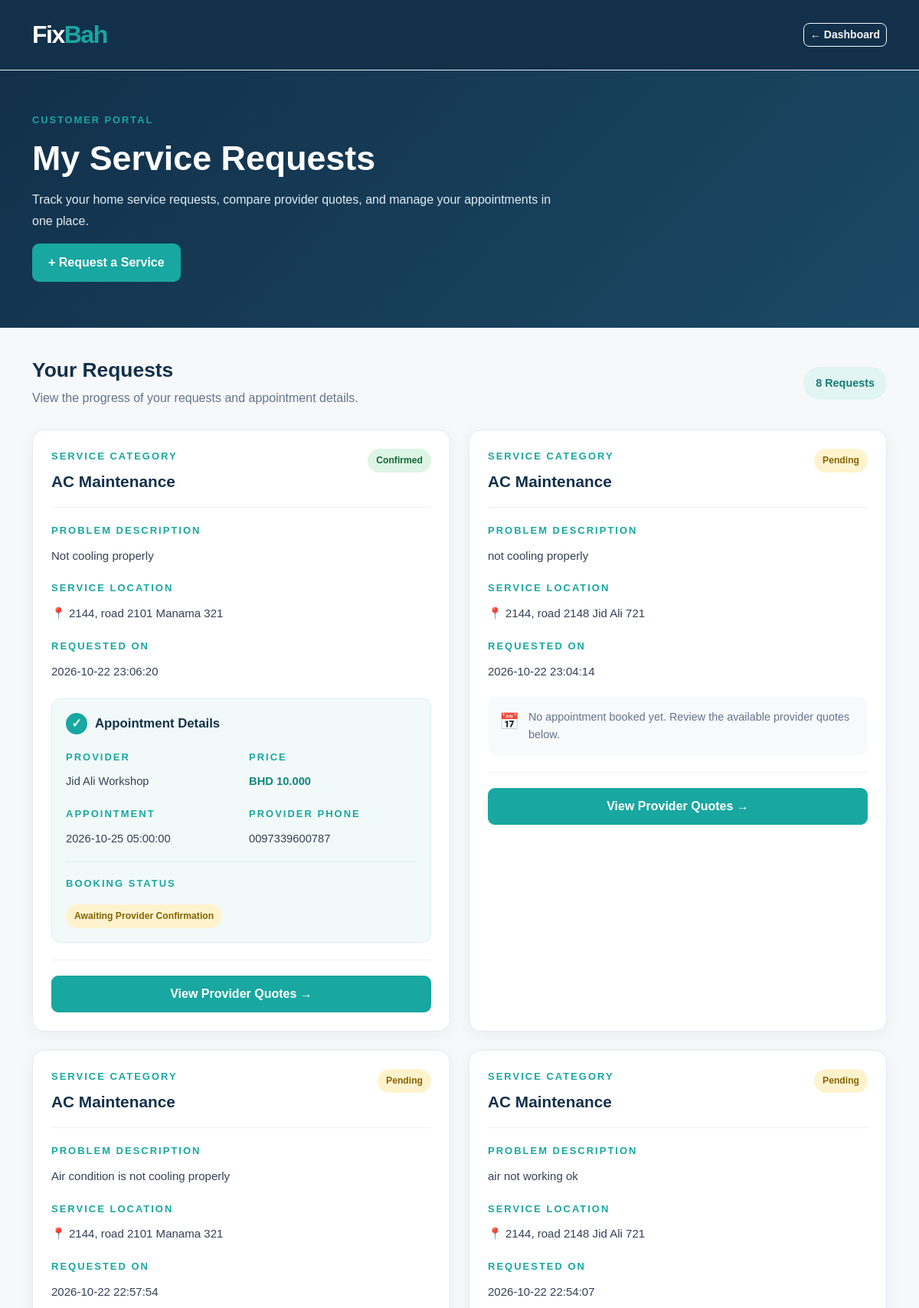
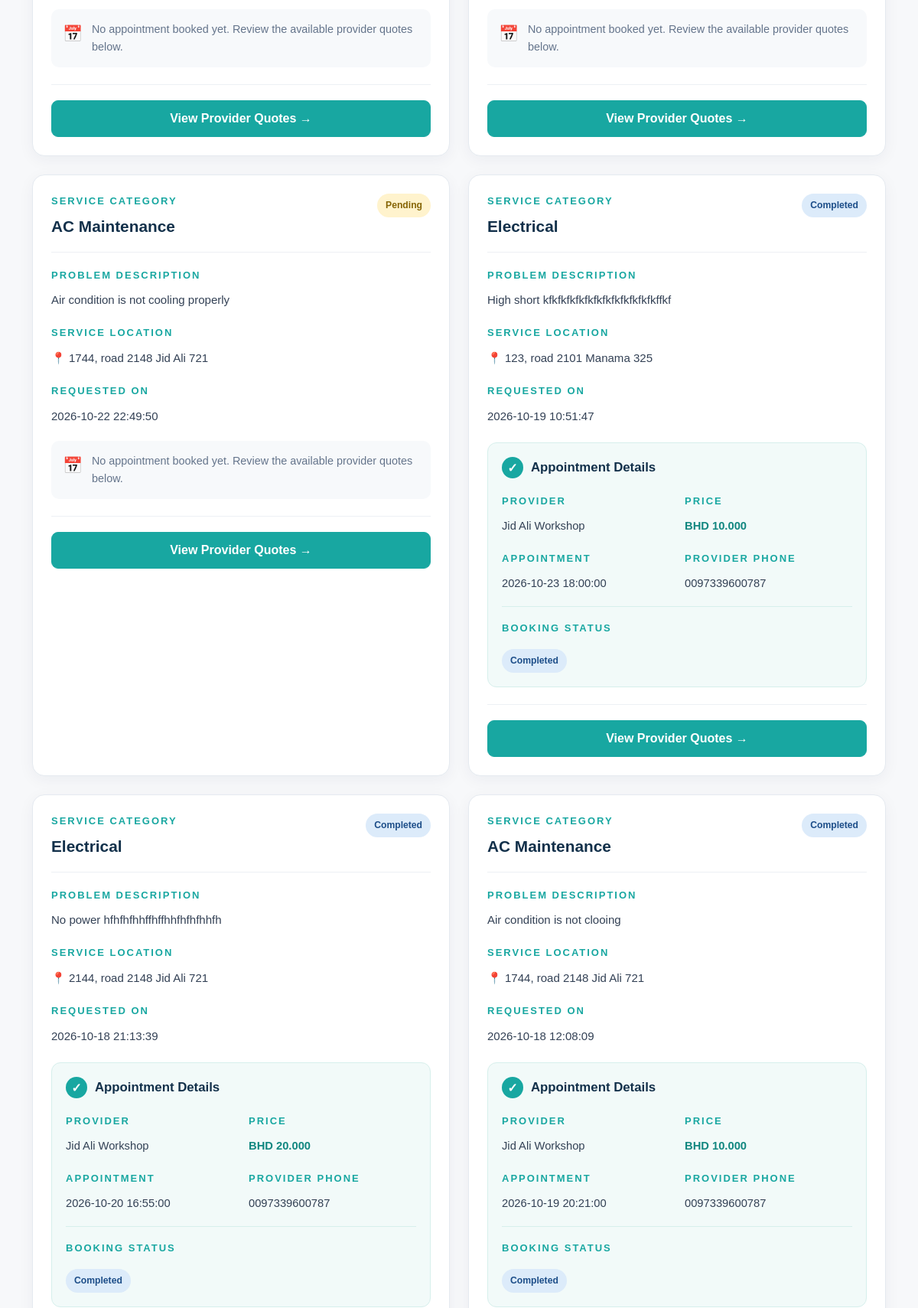
/my-requests (signed in, upper part), run on the app's committed database (2 pictures, top to bottom).
### tables this page shows
CREATE TABLE bookings (
    id INTEGER PRIMARY KEY AUTOINCREMENT,
    quote_id INTEGER NOT NULL UNIQUE,
    appointment_date DATETIME NOT NULL,
    status TEXT NOT NULL DEFAULT 'pending',
    FOREIGN KEY (quote_id) REFERENCES quotes(id)
);

CREATE TABLE categories (
    id INTEGER PRIMARY KEY AUTOINCREMENT,
    name TEXT UNIQUE NOT NULL,
    description TEXT
);

CREATE TABLE service_requests (
    id INTEGER PRIMARY KEY AUTOINCREMENT,
    customer_id INTEGER NOT NULL,
    category_id INTEGER NOT NULL,
    description TEXT NOT NULL,
    location TEXT NOT NULL,
    status TEXT NOT NULL DEFAULT 'open',
    created_at DATETIME DEFAULT CURRENT_TIMESTAMP,
    FOREIGN KEY (customer_id) REFERENCES users(id),
    FOREIGN KEY (category_id) REFERENCES categories(id)
);

CREATE TABLE providers (
    id INTEGER PRIMARY KEY AUTOINCREMENT,
    user_id INTEGER NOT NULL UNIQUE,
    business_name TEXT NOT NULL,
    phone TEXT NOT NULL,
    description TEXT,
    verified INTEGER NOT NULL DEFAULT 0,
    FOREIGN KEY (user_id) REFERENCES users(id)
);

CREATE TABLE quotes (
    id INTEGER PRIMARY KEY AUTOINCREMENT,
    request_id INTEGER NOT NULL,
    provider_id INTEGER NOT NULL,
    price REAL NOT NULL CHECK (price >= 0),
    description TEXT,
    status TEXT NOT NULL DEFAULT 'pending',
    created_at DATETIME DEFAULT CURRENT_TIMESTAMP,
    FOREIGN KEY (request_id) REFERENCES service_requests(id),
    FOREIGN KEY (provider_id) REFERENCES providers(id),
    UNIQUE (request_id, provider_id)
);

### app.py (the view)
@app.route("/my-requests")
def my_requests():
    if "user_id" not in session:
        return redirect(url_for("login"))
    db = get_db_connection()
    requests_list = db.execute("""
        SELECT
            service_requests.id,
            categories.name AS category_name,
            service_requests.description,
            service_requests.location,
            service_requests.status,
            service_requests.created_at,

            bookings.appointment_date,
            bookings.status AS booking_status,

            quotes.price,

            providers.business_name,
            providers.phone

        FROM service_requests

        JOIN categories
            ON service_requests.category_id = categories.id

        LEFT JOIN quotes
            ON quotes.request_id = service_requests.id
            AND quotes.status = 'accepted'

        LEFT JOIN bookings
            ON bookings.quote_id = quotes.id

        LEFT JOIN providers
            ON quotes.provider_id = providers.id

        WHERE service_requests.customer_id = ?

        ORDER BY service_requests.id DESC

    """, (session["user_id"],)).fetchall()
    db.close()
    return render_template(
        "my_requests.html",
        requests_list=requests_list
    )

### database.py (called while the page is built)
def get_db_connection():
    db = sqlite3.connect(DATABASE)
    db.row_factory = sqlite3.Row
    db.execute("PRAGMA foreign_keys = ON")
    return db

### templates/my_requests.html (shortened to what this page needs)
<!DOCTYPE html>
<html lang="en">
<head>
    <link
        href="https://cdn.jsdelivr.net/npm/bootstrap@5.3.3/dist/css/bootstrap.min.css"
        rel="stylesheet"
    >
    <link
        rel="stylesheet"
        href="{{ url_for('static', filename='css/style.css') }}"
    >
</head>
<body class="my-requests-page">
    <nav class="navbar navbar-dark dashboard-navbar">
        <div class="container">
            <a class="navbar-brand fw-bold" href="/">
                Fix<span class="brand-highlight">Bah</span>
            </a>
            <a href="{{ url_for('dashboard') }}"
               class="btn btn-outline-light btn-sm">
                ← Dashboard
            </a>
        </div>
    </nav>
    <section class="my-requests-header">
        <div class="container">
            <p class="dashboard-label">CUSTOMER PORTAL</p>
            <h1>My Service Requests</h1>
            <p>
                Track your home service requests, compare provider quotes,
                and manage your appointments in one place.
            </p>
            <a href="{{ url_for('request_service') }}"
               class="btn btn-primary-brand mt-3">
                + Request a Service
            </a>
        </div>
    </section>
    <main class="container my-requests-content">
        <div class="my-requests-section-heading">
            <div>
                <h2>Your Requests</h2>
                <p>
                    View the progress of your requests and appointment details.
                </p>
            </div>
            <span class="requests-count">
                {{ requests_list|length }}
                {% if requests_list|length == 1 %}
                    Request
                {% else %}
                    Requests
                {% endif %}
            </span>
        </div>
        {% if requests_list %}
            <div class="row g-4">
                {% for item in requests_list %}
                    <div class="col-12 col-lg-6">
                        <article class="customer-request-card">
                            <div class="customer-request-header">
                                <div>
                                    <span class="request-label">
                                        SERVICE CATEGORY
                                    </span>
                                    <h3>{{ item.category_name }}</h3>
                                </div>
                                <div>
                                    {% if item.status == 'pending' %}
                                        <span class="request-status request-pending">
                                            Pending
                                        </span>
                                    {% elif item.status == 'confirmed' %}
                                        <span class="request-status request-confirmed">
                                            Confirmed
                                        </span>
                                    {% elif item.status == 'completed' %}
                                        <span class="request-status request-completed">
                                            Completed
                                        </span>
                                    {% else %}
                                        <span class="request-status request-other">
                                            {{ item.status|capitalize }}
                                        </span>
                                    {% endif %}
                                </div>
                            </div>
                            <div class="customer-request-description">
                                <span class="request-label">
                                    PROBLEM DESCRIPTION
                                </span>
                                <p>{{ item.description }}</p>
                            </div>
                            <div class="customer-request-location">
                                <span class="request-label">
                                    SERVICE LOCATION
                                </span>
                                <p>📍 {{ item.location }}</p>
                            </div>
                            <div class="customer-request-date">
                                <span class="request-label">
                                    REQUESTED ON
                                </span>
                                <p>{{ item.created_at or "Not available" }}</p>
                            </div>
                            {% if item.appointment_date %}
                                <div class="customer-booking-details">
                                    <div class="booking-details-heading">
                                        <span>✓</span>
                                        <h4>Appointment Details</h4>
                                    </div>
                                    <div class="booking-info-grid">
                                        <div>
                                            <span class="request-label">
                                                PROVIDER
                                            </span>
                                            <p>
                                                {{ item.business_name or "Not available" }}
                                            </p>
                                        </div>
                                        <div>
                                            <span class="request-label">
                                                PRICE
                                            </span>
                                            <p class="customer-booking-price">
                                                BHD {{ "%.3f"|format(item.price or 0) }}
                                            </p>
                                        </div>
                                        <div>
                                            <span class="request-label">
                                                APPOINTMENT
                                            </span>
                                            <p>{{ item.appointment_date }}</p>
                                        </div>
                                        <div>
                                            <span class="request-label">
                                                PROVIDER PHONE
                                            </span>
                                            <p>{{ item.phone or "Not available" }}</p>
                                        </div>
                                    </div>
                                    <div class="customer-booking-status">
                                        <span class="request-label">
                                            BOOKING STATUS
                                        </span>
                                        {% if item.booking_status == 'pending' %}
                                            <span class="request-status request-pending">
                                                Awaiting Provider Confirmation
                                            </span>
                                        {% elif item.booking_status == 'confirmed' %}
                                            <span class="request-status request-confirmed">
                                                Confirmed
                                            </span>
                                        {% elif item.booking_status == 'completed' %}
                                            <span class="request-status request-completed">
                                                Completed
                                            </span>
                                        {% elif item.booking_status == 'rejected' %}
                                            <span class="request-status request-rejected">
                                                Rejected
                                            </span>
                                        {% elif item.booking_status == 'cancelled' %}
                                            <span class="request-status request-rejected">
                                                Cancelled
                                            </span>
                                        {% else %}
                                            <span class="request-status request-other">
                                                {{ item.booking_status|capitalize }}
                                            </span>
                                        {% endif %}
                                    </div>
                                </div>
                            {% else %}
                                <div class="customer-no-booking">
                                    <span>📅</span>
                                    <p>
                                        No appointment booked yet.
                                        Review the available provider quotes below.
                                    </p>
                                </div>
                            {% endif %}
                            <div class="customer-request-actions">
                                <a
                                    href="{{ url_for('my_quotes', request_id=item.id) }}"
                                    class="btn btn-primary-brand w-100"
                                >
                                    View Provider Quotes →
                                </a>
                            </div>
                        </article>
                    </div>
                {% endfor %}
            </div>
        {% endif %}
    </main>
</body>
</html>

### data on the page
bookings: category_name "AC Maintenance", shows "Confirmed", description "Not cooling properly", location "2144, road 2101 Manama 321", created_at "2026-10-22 23:06:20", business_name "Jid Ali Workshop", appointment_date "2026-10-25 05:00:00", phone "0097339600787", status "Awaiting Provider Confirmation"
quotes: price "10.000"
service_requests: category_name "AC Maintenance", status "Pending", description "not cooling properly", location "2144, road 2148 Jid Ali 721", created_at "2026-10-22 23:04:14", shows "No appointment booked yet. Review the available provider quotes below."
service_requests: category_name "AC Maintenance", status "Pending", description "Air condition is not cooling properly", location "2144, road 2101 Manama 321", created_at "2026-10-22 22:57:54", shows "No appointment booked yet. Review the available provider quotes below."
service_requests: category_name "AC Maintenance", status "Pending", description "air not working ok", location "2144, road 2148 Jid Ali 721", created_at "2026-10-22 22:54:07", shows "No appointment booked yet. Review the available provider quotes below."
service_requests: category_name "AC Maintenance", status "Pending", description "Air condition is not cooling properly", location "1744, road 2148 Jid Ali 721", created_at "2026-10-22 22:49:50", shows "No appointment booked yet. Review the available provider quotes below."
bookings: category_name "Electrical", shows "Completed", description "High short kfkfkfkfkfkfkfkfkfkfkfkfkffkf", location "123, road 2101 Manama 325", created_at "2026-10-19 10:51:47", business_name "Jid Ali Workshop", appointment_date "2026-10-23 18:00:00", phone "0097339600787", status "Completed"
quotes: price "10.000"
bookings: category_name "Electrical", shows "Completed", description "No power hfhfhfhhffhffhhfhfhfhhfh", location "2144, road 2148 Jid Ali 721", created_at "2026-10-18 21:13:39", business_name "Jid Ali Workshop", appointment_date "2026-10-20 16:55:00", phone "0097339600787", status "Completed"
quotes: price "20.000"
bookings: category_name "AC Maintenance", shows "Completed", description "Air condition is not clooing", location "1744, road 2148 Jid Ali 721", created_at "2026-10-18 12:08:09", business_name "Jid Ali Workshop", appointment_date "2026-10-19 20:21:00", phone "0097339600787", status "Completed"
quotes: price "10.000"

### other printed values
{{ requests_list|length }} "8"
